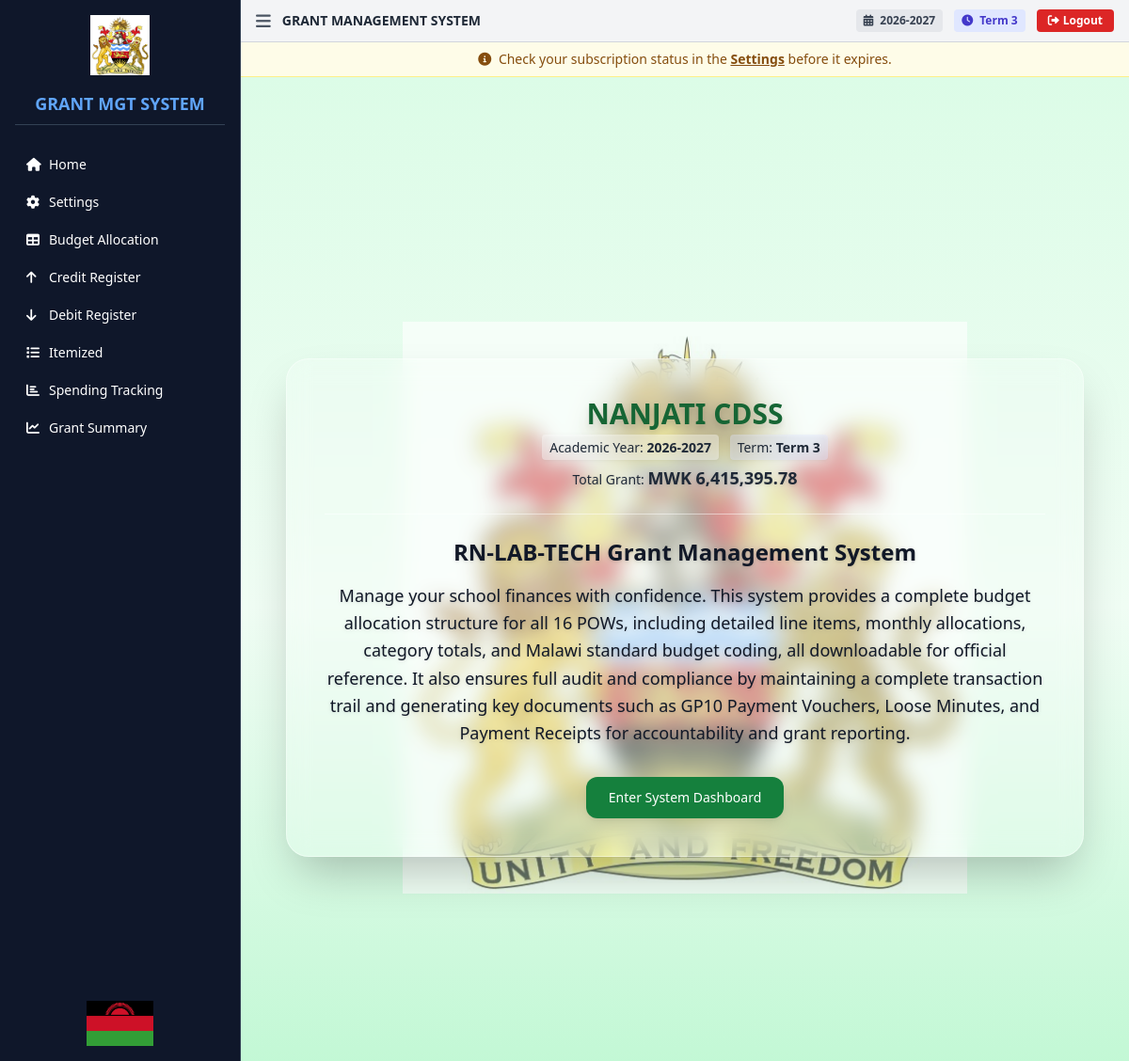
The app's page /home (signed in) with its own data.
### tables this page shows
CREATE TABLE term_settings (
                id INTEGER PRIMARY KEY AUTOINCREMENT,
                school_id INTEGER NOT NULL,
                current_academic_year TEXT NOT NULL,
                current_term TEXT NOT NULL,
                updated_at DATETIME DEFAULT CURRENT_TIMESTAMP,
                FOREIGN KEY (school_id) REFERENCES schools(id),
                UNIQUE(school_id)
            );

CREATE TABLE school_settings (
                id INTEGER PRIMARY KEY AUTOINCREMENT,
                school_id INTEGER NOT NULL,
                financial_year TEXT NOT NULL,
                school_address TEXT,
                ministry_department TEXT DEFAULT 'Education',
                total_grant REAL DEFAULT 0,
                compiled_by TEXT,
                entered_by TEXT,
                authorizing_officer TEXT,
                authorizing_appointment TEXT,
                counter_sign TEXT,
                counter_appointment TEXT,
                created_at DATETIME DEFAULT CURRENT_TIMESTAMP,
                updated_at DATETIME DEFAULT CURRENT_TIMESTAMP, school_name TEXT, academic_year TEXT, term TEXT, balance_bf REAL DEFAULT 0,
                FOREIGN KEY (school_id) REFERENCES schools(id),
                UNIQUE(school_id, financial_year)
            );

### app.py (the view)
@app.route('/home')
@require_login
def home():
    academic_year = get_academic_year()
    term = get_term()
    settings = get_settings()
    total_grant = get_total_grant(academic_year, term)
    return render_template('home.html',
                          school_name=settings.get('schoolName', session.get('school_name', '')),
                          academic_year=academic_year,
                          term=term,
                          total_grant=total_grant,
                          settings=settings)

### app.py (called while the page is built)
@app.before_request
def update_last_activity():
    if 'user' in session and not session.get('user', {}).get('is_developer'):
        school_id = get_current_school_id()
        if school_id:
            try:
                timestamp = datetime.utcnow().strftime('%Y-%m-%d %H:%M:%S')
                with get_db() as conn:
                    cursor = conn.cursor()
                    cursor.execute('''
                        UPDATE schools
                        SET last_activity = ?
                        WHERE id = ?
                    ''', (timestamp, school_id))
                print(f"✓ Updated activity for school_id={school_id} at {timestamp}")
            except Exception as e:
                print(f"✗ Error updating activity for school_id={school_id}: {e}")

def get_academic_year():
    if 'academic_year' in session:
        return session['academic_year']
    school_id = get_current_school_id()
    if school_id:
        settings = get_term_settings(school_id)
        session['academic_year'] = settings['current_academic_year']
        return settings['current_academic_year']
    return '2026-2027'

def get_term():
    if 'term' in session:
        return session['term']
    school_id = get_current_school_id()
    if school_id:
        settings = get_term_settings(school_id)
        session['term'] = settings['current_term']
        return settings['current_term']
    return 'Term 1'

def get_total_grant(academic_year=None, term=None):
    school_id = get_current_school_id()
    if not school_id:
        return 0
    if not academic_year:
        academic_year = get_academic_year()
    if not term:
        term = get_term()
    settings = get_school_settings(school_id, academic_year, term)
    total = float(settings.get('total_grant', 0)) + float(settings.get('balance_bf', 0))
    return total

### auth.py (called while the page is built)
def require_login(f):
    @wraps(f)
    def decorated_function(*args, **kwargs):
        if 'user' not in session:
            return redirect(url_for('login_page'))
        return f(*args, **kwargs)
    return decorated_function

def get_current_school_id():
    if 'user' in session and not session['user'].get('is_developer'):
        return session['user']['id']
    return None

### templates/home.html (shortened to what this page needs)
{% extends "base.html" %}
{% block content %}
<div class="relative min-h-screen flex items-center justify-center overflow-hidden">
  <div class="absolute inset-0 flex items-center justify-center opacity-60">
    <img src="{{ url_for('static', filename='images/Malawi Government logo.png') }}"
         class="w-[600px] max-w-[90%] object-contain"
         alt="Malawi Government Logo">
  </div>
  <div class="relative z-10 w-full max-w-4xl px-6">
    <div class="bg-white/20 backdrop-blur-md shadow-2xl rounded-3xl p-10 border border-white/40">
      <div class="text-center mb-6">
        <h1 class="text-3xl font-bold text-green-800 mb-2 drop-shadow-lg">
          {{ school_name or 'Grant Management System' }}
        </h1>
        <p class="text-gray-800 font-medium drop-shadow">
          <span class="bg-white/40 px-2 py-1 rounded">Academic Year: <span class="font-bold">{{ academic_year }}</span></span>
          <span class="bg-indigo-100/40 px-2 py-1 rounded ml-2">Term: <span class="font-bold">{{ term }}</span></span>
          <span class="block mt-2">Total Grant: <span class="font-bold text-lg">MWK {{ "{:,.2f}".format(total_grant) }}</span></span>
        </p>
      </div>
      <hr class="my-6 border-white/50">
      <h2 class="text-2xl font-bold text-center text-gray-900 mb-4 drop-shadow">
        RN-LAB-TECH Grant Management System
      </h2>
      <p class="text-gray-900 text-lg leading-relaxed text-center font-medium drop-shadow">
        Manage your school finances with confidence. This system provides a complete budget allocation structure for all 16 POWs,
        including detailed line items, monthly allocations, category totals, and Malawi standard budget coding, all downloadable for official reference.
        It also ensures full audit and compliance by maintaining a complete transaction trail and generating key documents such as
        GP10 Payment Vouchers, Loose Minutes, and Payment Receipts for accountability and grant reporting.
      </p>
      <div class="mt-8 flex justify-center gap-4">
        <a href="{{ url_for('grant_summary') }}" class="px-6 py-3 bg-green-700 text-white rounded-xl shadow-lg hover:bg-green-800 hover:shadow-xl transition-all">
          Enter System Dashboard
        </a>
      </div>
    </div>
  </div>
</div>
{% endblock %}

### templates/base.html (shortened to what this page needs)
<!DOCTYPE html>
<html lang="en">
<head>
    <script src="https://cdn.tailwindcss.com"></script>
    <link rel="stylesheet" href="https://cdnjs.cloudflare.com/ajax/libs/font-awesome/6.0.0/css/all.min.css">
</head>
<body class="bg-gray-50 text-sm">
    <div class="flex h-screen overflow-hidden">
        <aside id="sidebar" class="sidebar w-64 bg-slate-900 text-white flex-shrink-0 border-r border-slate-700">
            <div class="p-4 flex flex-col h-full">
                <div class="flex justify-center mb-4">
                    <img src="{{ url_for('static', filename='images/Malawi Government logo.png') }}"
                        alt="Malawi Government Logo" class="h-16 w-auto object-contain">
                </div>
                <h1 class="text-lg font-bold text-blue-400 mb-6 border-b border-slate-700 pb-2 text-center">GRANT MGT
                    SYSTEM</h1>
                <nav class="space-y-1">
                    <a href="{{ url_for('index') }}"
                        class="flex items-center space-x-2 px-3 py-2 rounded {% if current_page == 'home' %}bg-blue-600{% else %}hover:bg-slate-800{% endif %}">
                        <i class="fas fa-home w-4"></i>
                        <span>Home</span>
                    </a>
                    <a href="{{ url_for('settings') }}"
                        class="flex items-center space-x-2 px-3 py-2 rounded {% if current_page == 'settings' %}bg-blue-600{% else %}hover:bg-slate-800{% endif %}">
                        <i class="fas fa-cog w-4"></i>
                        <span>Settings</span>
                    </a>
                    <a href="{{ url_for('budget') }}"
                        class="flex items-center space-x-2 px-3 py-2 rounded {% if current_page == 'budget' %}bg-blue-600{% else %}hover:bg-slate-800{% endif %}">
                        <i class="fas fa-table w-4"></i>
                        <span>Budget Allocation</span>
                    </a>
                    <a href="{{ url_for('credits') }}"
                        class="flex items-center space-x-2 px-3 py-2 rounded {% if current_page == 'credits' %}bg-green-600{% else %}hover:bg-slate-800{% endif %}">
                        <i class="fas fa-arrow-up w-4"></i>
                        <span>Credit Register</span>
                    </a>
                    <a href="{{ url_for('debits') }}"
                        class="flex items-center space-x-2 px-3 py-2 rounded {% if current_page == 'debits' %}bg-red-600{% else %}hover:bg-slate-800{% endif %}">
                        <i class="fas fa-arrow-down w-4"></i>
                        <span>Debit Register</span>
                    </a>
                    <a href="{{ url_for('itemized') }}"
                        class="flex items-center space-x-2 px-3 py-2 rounded {% if current_page == 'itemized' %}bg-orange-600{% else %}hover:bg-slate-800{% endif %}">
                        <i class="fas fa-list w-4"></i>
                        <span>Itemized</span>
                    </a>
                    <a href="{{ url_for('tracking') }}"
                        class="flex items-center space-x-2 px-3 py-2 rounded {% if current_page == 'tracking' %}bg-purple-600{% else %}hover:bg-slate-800{% endif %}">
                        <i class="fas fa-chart-bar w-4"></i>
                        <span>Spending Tracking</span>
                    </a>
                    <a href="{{ url_for('grant_summary') }}"
                        class="flex items-center space-x-2 px-3 py-2 rounded {% if current_page == 'dashboard' %}bg-blue-600{% else %}hover:bg-slate-800{% endif %}">
                        <i class="fas fa-chart-line w-4"></i>
                        <span>Grant Summary</span>
                    </a>
                </nav>
                <div class="mt-auto pt-4 flex justify-center">
                    <img src="{{ url_for('static', filename='images/Malawi flag.png') }}" alt="Malawi Flag"
                        class="h-12 w-auto object-contain">
                </div>
            </div>
        </aside>
        <main class="main-content flex-1 overflow-auto bg-white">
            <header class="bg-gray-100 border-b border-gray-300 px-4 py-2">
                <div class="flex items-center justify-between">
                    <div class="flex items-center space-x-3">
                        <button onclick="toggleSidebar()" class="text-gray-600 hover:text-black">
                            <i class="fas fa-bars text-lg"></i>
                        </button>
                        <h2 class="text-sm font-bold text-gray-800">
                            {% block title %}GRANT MANAGEMENT SYSTEM{% endblock %}
                        </h2>
                    </div>
                    <div class="flex items-center space-x-3">
                        <span class="text-xs font-bold text-gray-700 bg-gray-200 px-2 py-1 rounded">
                            <i class="fas fa-calendar-alt mr-1"></i> {{ academic_year }}
                        </span>
                        <span class="text-xs font-bold text-indigo-700 bg-indigo-100 px-2 py-1 rounded">
                            <i class="fas fa-clock mr-1"></i> {{ term }}
                        </span>
                        <button onclick="logout()" class="bg-red-600 hover:bg-red-700 text-white px-3 py-1 rounded text-xs font-semibold transition">
                            <i class="fas fa-sign-out-alt mr-1"></i>Logout
                        </button>
                    </div>
                </div>
            </header>
            <div class="p-0">
                {% if current_page != 'settings' %}
                <div class="subscription-notice bg-yellow-50 border-b border-yellow-200 px-4 py-2 text-center text-sm text-yellow-800">
                    <i class="fas fa-info-circle mr-1"></i>
                    Check your subscription status in the <a href="{{ url_for('settings') }}" class="font-bold underline hover:text-yellow-900">Settings</a> before it expires.
                </div>
                {% endif %}
                {% block content %}{% endblock %}
            </div>
        </main>
    </div>
</body>
</html>

### templates/base.html (style rules this page uses)
.sidebar { transition: all 0.3s ease; position: fixed; left: 0; top: 0; bottom: 0; z-index: 40; }
.main-content { transition: margin-left 0.3s ease; margin-left: 16rem; }

### records on screen
term_settings: current_academic_year "2026-2027", current_term "Term 3"
school_settings: school_name "NANJATI CDSS"

### other values on screen
{{ "{:,.2f}".format(total_grant) }} "6,415,395.78"
